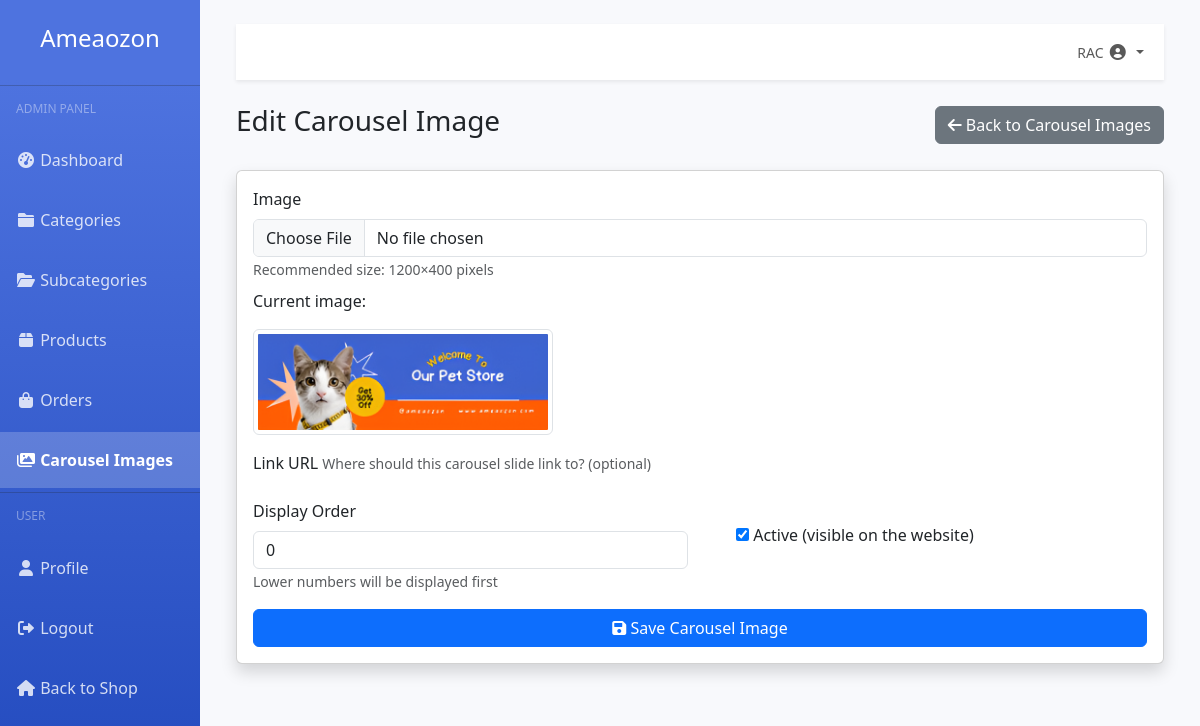
/dashboard/carousel/edit/3/ (signed in), run on the app's committed database.
### accounts/models.py (models this page shows, shortened)
class User(AbstractUser):
    CUSTOMER = 'customer'
    ADMIN = 'admin'
    USER_TYPE_CHOICES = [
        (CUSTOMER, 'Customer'),
        (ADMIN, 'Admin'),
    ]
    user_type = models.CharField(max_length=10, choices=USER_TYPE_CHOICES, default=CUSTOMER)
    profile_picture = models.ImageField(upload_to='users/', blank=True, null=True)
    phone_number = models.CharField(max_length=15, blank=True, null=True)
    address = models.TextField(blank=True, null=True)

### store/models.py (models this page shows, shortened)
class CarouselImage(models.Model):
    image = models.ImageField(upload_to='carousel/')
    is_active = models.BooleanField(default=True)
    order = models.IntegerField(default=0, help_text="Display order (lower numbers shown first)")
    created_at = models.DateTimeField(default=timezone.now)
    class Meta:
        ordering = ['order', '-created_at']

### dashboard/views.py (the view)
# urls.py: path('carousel/edit/<int:image_id>/', views.carousel_edit, name='carousel_edit'),
@login_required
@admin_required
def carousel_edit(request, image_id):
    carousel_image = get_object_or_404(CarouselImage, id=image_id)
    if request.method == 'POST':
        form = CarouselImageForm(request.POST, request.FILES, instance=carousel_image)
        if form.is_valid():
            form.save()
            messages.success(request, 'Carousel image updated successfully.')
            return redirect('dashboard:carousel_list')
    else:
        form = CarouselImageForm(instance=carousel_image)
    context = {
        'form': form,
        'carousel_image': carousel_image,
        'title': 'Edit Carousel Image'
    }
    return render(request, 'dashboard/carousel_form.html', context)

### store/forms.py
class CarouselImageForm(forms.ModelForm):
    class Meta:
        model = CarouselImage
        fields = ['image', 'order', 'is_active']
        widgets = {
            'image': forms.FileInput(attrs={'class': 'form-control'}),
            'order': forms.NumberInput(attrs={'class': 'form-control'}),
        }

### orders/models.py (called while the page is built)
    def get_total_items(self):
        return sum(item.quantity for item in self.items.all())

### store/context_processors.py (called while the page is built)
def categories(request):
    return {
        'categories': Category.objects.filter(is_active=True)
    }

def cart_count(request):
    count = 0
    if request.user.is_authenticated:
        try:
            cart = Cart.objects.get(user=request.user)
            count = cart.get_total_items()
        except Cart.DoesNotExist:
            count = 0
    return {'cart_count': count}

### templates/dashboard/carousel_form.html (shortened to what this page needs)
{% extends 'dashboard/base_dashboard.html' %}
{% block dashboard_content %}
<div class="d-flex justify-content-between align-items-center mb-4">
    <h1 class="h3">{{ title }}</h1>
    <a href="{% url 'dashboard:carousel_list' %}" class="btn btn-secondary">
        <i class="fas fa-arrow-left"></i> Back to Carousel Images
    </a>
</div>
<div class="card shadow mb-4">
    <div class="card-body">
        <form method="post" enctype="multipart/form-data">
            <div class="mb-3">
                <label for="{{ form.image.id_for_label }}" class="form-label">Image</label>
                {{ form.image }}
                <small class="form-text text-muted">Recommended size: 1200×400 pixels</small>
                {% if carousel_image and carousel_image.image %}
                <div class="mt-2">
                    <p>Current image:</p>
                    <img src="{{ carousel_image.image.url }}" alt="{{ carousel_image.id }}" class="img-thumbnail" style="max-width: 300px;">
                </div>
                {% endif %}
            </div>
            <div class="mb-3">
                <label for="{{ form.link.id_for_label }}" class="form-label">Link URL</label>
                <small class="form-text text-muted">Where should this carousel slide link to? (optional)</small>
            </div>
            <div class="row">
                <div class="col-md-6">
                    <div class="mb-3">
                        <label for="{{ form.order.id_for_label }}" class="form-label">Display Order</label>
                        {{ form.order }}
                        <small class="form-text text-muted">Lower numbers will be displayed first</small>
                    </div>
                </div>
                <div class="col-md-6">
                    <div class="mb-3 form-check pt-4">
                        {{ form.is_active }}
                        <label class="form-check-label" for="{{ form.is_active.id_for_label }}">
                            Active (visible on the website)
                        </label>
                    </div>
                </div>
            </div>
            <div class="d-grid gap-2">
                <button type="submit" class="btn btn-primary">
                    <i class="fas fa-save"></i> Save Carousel Image
                </button>
            </div>
        </form>
    </div>
</div>
{% endblock %}

### templates/dashboard/base_dashboard.html (shortened to what this page needs)
<!DOCTYPE html>
<html lang="en">
<head>
    <link href="https://cdn.jsdelivr.net/npm/bootstrap@5.3.0-alpha1/dist/css/bootstrap.min.css" rel="stylesheet">
    <link rel="stylesheet" href="https://cdnjs.cloudflare.com/ajax/libs/font-awesome/6.0.0/css/all.min.css">
</head>
<body>
    <div class="container-fluid">
        <div class="row">
            <div class="col-md-2 sidebar px-0 position-fixed">
                <div class="text-center py-4">
                    <a href="{% url 'store:home' %}" class="text-decoration-none">
                        <h4 class="text-white">Ameaozon</h4>
                    </a>
                </div>
                <hr class="sidebar-divider my-0 bg-light opacity-25">
                <h6 class="sidebar-heading">Admin Panel</h6>
                <ul class="nav flex-column">
                    <li class="nav-item">
                        <a class="nav-link {% if request.path == '/dashboard/' %}active{% endif %}" href="{% url 'dashboard:admin_dashboard' %}">
                            <i class="fas fa-fw fa-tachometer-alt"></i> Dashboard
                        </a>
                    </li>
                    <li class="nav-item">
                        <a class="nav-link {% if '/dashboard/categories' in request.path %}active{% endif %}" href="{% url 'dashboard:category_list' %}">
                            <i class="fas fa-fw fa-folder"></i> Categories
                        </a>
                    </li>
                    <li class="nav-item">
                        <a class="nav-link {% if '/dashboard/subcategories' in request.path %}active{% endif %}" href="{% url 'dashboard:subcategory_list' %}">
                            <i class="fas fa-fw fa-folder-open"></i> Subcategories
                        </a>
                    </li>
                    <li class="nav-item">
                        <a class="nav-link {% if '/dashboard/products' in request.path %}active{% endif %}" href="{% url 'dashboard:product_list' %}">
                            <i class="fas fa-fw fa-box"></i> Products
                        </a>
                    </li>
                    <li class="nav-item">
                        <a class="nav-link {% if '/dashboard/orders' in request.path %}active{% endif %}" href="{% url 'dashboard:order_list' %}">
                            <i class="fas fa-fw fa-shopping-bag"></i> Orders
                        </a>
                    </li>
                    <li class="nav-item">
                        <a class="nav-link {% if '/dashboard/carousel' in request.path %}active{% endif %}" href="{% url 'dashboard:carousel_list' %}">
                            <i class="fas fa-fw fa-images"></i> Carousel Images
                        </a>
                    </li>
                </ul>
                <hr class="sidebar-divider my-0 bg-light opacity-25">
                <h6 class="sidebar-heading">User</h6>
                <ul class="nav flex-column">
                    <li class="nav-item">
                        <a class="nav-link" href="{% url 'accounts:profile' %}">
                            <i class="fas fa-fw fa-user"></i> Profile
                        </a>
                    </li>
                    <li class="nav-item">
                        <a class="nav-link" href="{% url 'accounts:logout' %}">
                            <i class="fas fa-fw fa-sign-out-alt"></i> Logout
                        </a>
                    </li>
                    <li class="nav-item">
                        <a class="nav-link" href="{% url 'store:home' %}">
                            <i class="fas fa-fw fa-home"></i> Back to Shop
                        </a>
                    </li>
                </ul>
            </div>
            <div class="col-md-10 ms-auto px-4">
                <div class="container-fluid py-4">
                    <nav class="navbar navbar-expand navbar-light bg-white mb-4 shadow-sm">
                        <div class="container-fluid">
                            <ul class="navbar-nav ms-auto">
                                <li class="nav-item dropdown">
                                    <a class="nav-link dropdown-toggle" href="#" id="userDropdown" role="button" data-bs-toggle="dropdown">
                                        <span class="mr-2 d-none d-lg-inline text-gray-600 small">{{ request.user.username }}</span>
                                        {% if request.user.profile_picture %}
                                            <img class="img-profile rounded-circle" src="{{ request.user.profile_picture.url }}" width="32" height="32">
                                        {% else %}
                                            <i class="fas fa-user-circle fa-fw"></i>
                                        {% endif %}
                                    </a>
                                </li>
                            </ul>
                        </div>
                    </nav>
                    {% block dashboard_content %}{% endblock %}
                </div>
            </div>
        </div>
    </div>
</body>
</html>

### templates/dashboard/base_dashboard.html (style rules this page uses)
body { background-color: #f8f9fc; }
.sidebar { min-height: 100vh; background-color: #4e73df; background-image: linear-gradient(180deg, #4e73df 10%, #224abe 100%); background-size: cover; }
.sidebar .nav-link { color: rgba(255, 255, 255, 0.8); padding: 1rem; margin-bottom: 0.25rem; }
.sidebar .nav-link.active { color: #fff; font-weight: bold; background-color: rgba(255, 255, 255, 0.2); }
.sidebar .sidebar-heading { color: rgba(255, 255, 255, 0.4); font-size: 0.75rem; text-transform: uppercase; padding: 1rem; margin-bottom: 0; }

### data on the page
User: user.username "RAC"
CarouselImage: image (picture), order "0", is_active "☑"

### other printed values
{{ title }} "Edit Carousel Image"
